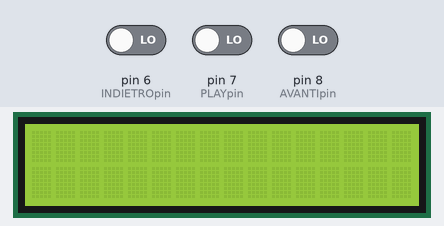
This sketch was run on a simulated Arduino Uno, built with avr-gcc and run on an emulated ATmega328P. Parts: 16×2 character LCD. Inputs (shaded band) come from the test bench; at power-on: pin 8 (AVANTIpin) LOW, pin 6 (INDIETROpin) LOW, pin 7 (PLAYpin) LOW.

Above: at 1.2 s.
1.3 s: pin 8 (AVANTIpin) driven HIGH
At 2.1 s:
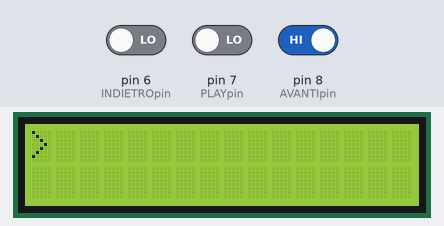
Timing chart, 0 to 4.3 s (numbered marks = the images above; inputs shaded):
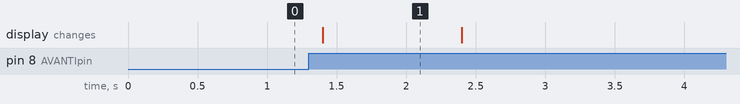

Measured:
- after the input at 1.3 s, the display: changes after 0.10 s (image 1)
- what the display in image 1 shows lasts 1.0 s, from 1.4 s to 2.4 s

The sketch:

PRIMA_PROVA_MENU_.ino
```cpp
#include <LiquidCrystal.h>   //includi la libreria Liquid Crystal per lo schermo lcd

LiquidCrystal lcd(12, 11, 5, 4, 3, 2);   //coordina la libreria con i pin usati nei tuoi collegamenti

const int numRows = 2;
const int numCols = 16;

#define INDIETROpin  6     // Dichiara i pin a cui hai collegato i pulsanti (3 pulsanti = 3 pin)
#define PLAYpin  7
#define AVANTIpin  8


int INDIETROstate = 0; // Dichiara come leggere gli stati delle variabili
int PLAYstate = 0;
int AVANTIstate = 0;


int numRow = 0;

void statocursore() {
  lcd.setCursor(0, numRow);
  lcd.print(">");
  delay(1000);
  lcd.setCursor(0, numRow);
  lcd.print(" ");

}

void setup() {
  //configura i pin dei pulsanti come INPUT (3 pulsanti = 3 INPUT)
  pinMode(INDIETROpin, INPUT);   //PIN 6 = Tasto INDIETRO <<
  pinMode(PLAYpin, INPUT);   //PIN 7 = Tasto PLAY
  pinMode(AVANTIpin, INPUT);   //PIN 8 = Tasto AVANTI >>

  lcd.begin(numCols, numRows);
}


void loop() {
  //leggi lo stato del pulsante
  // buttonState = digitalRead(buttonPin);

  PLAYstate = digitalRead(PLAYpin);
  INDIETROstate = digitalRead(INDIETROpin);
  AVANTIstate = digitalRead(AVANTIpin);

  /*switch(AVANTIstate == HIGH){
    case 0:
    delay(100);
    statocursore();
    while(AVANTIstate == HIGH) {}
    break;

    case 1:
    delay(100);
    statocursore();
    while(AVANTIstate == HIGH) {}
    break;

    default: break;
  }*/

  if (AVANTIstate == HIGH) {
    delay(100);
    statocursore();
    numRow++;
    while(digitalRead(AVANTIpin) == HIGH) {}
  }
}
  /*if ((AVANTIstate == HIGH)&&(numRow == 1)) {
    delay(100);
    statocursore();
    while(digitalRead(AVANTIpin) == HIGH) {}
  }else{numRow=0;}

}*/
```
